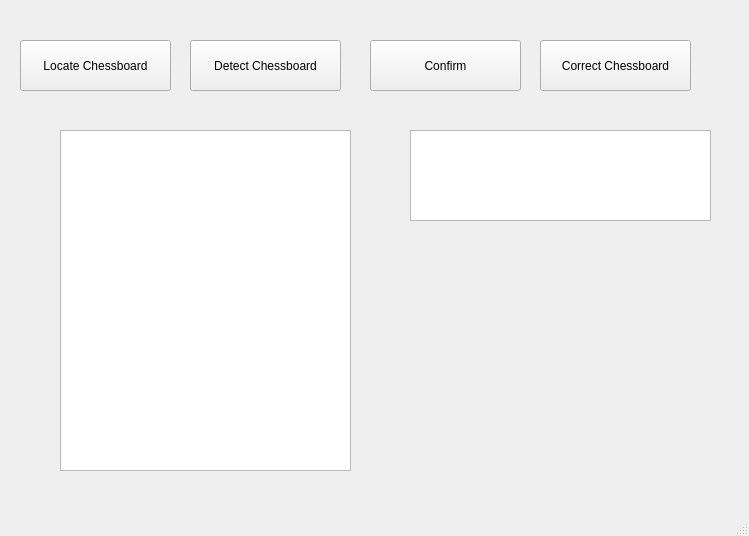
<?xml version="1.0" encoding="UTF-8"?>
<ui version="4.0">
 <class>MainWindow</class>
 <widget class="QMainWindow" name="MainWindow">
  <property name="geometry">
   <rect>
    <x>0</x>
    <y>0</y>
    <width>749</width>
    <height>536</height>
   </rect>
  </property>
  <property name="windowTitle">
   <string>MainWindow</string>
  </property>
  <widget class="QWidget" name="centralwidget">
   <widget class="QPushButton" name="pushButton">
    <property name="geometry">
     <rect>
      <x>20</x>
      <y>40</y>
      <width>151</width>
      <height>51</height>
     </rect>
    </property>
    <property name="text">
     <string>Locate Chessboard</string>
    </property>
   </widget>
   <widget class="QTextBrowser" name="textBrowser">
    <property name="geometry">
     <rect>
      <x>60</x>
      <y>130</y>
      <width>291</width>
      <height>341</height>
     </rect>
    </property>
   </widget>
   <widget class="QPlainTextEdit" name="plainTextEdit">
    <property name="geometry">
     <rect>
      <x>410</x>
      <y>130</y>
      <width>301</width>
      <height>91</height>
     </rect>
    </property>
    <property name="plainText">
     <string/>
    </property>
   </widget>
   <widget class="QPushButton" name="pushButton_2">
    <property name="geometry">
     <rect>
      <x>190</x>
      <y>40</y>
      <width>151</width>
      <height>51</height>
     </rect>
    </property>
    <property name="text">
     <string>Detect Chessboard</string>
    </property>
   </widget>
   <widget class="QPushButton" name="pushButton_3">
    <property name="geometry">
     <rect>
      <x>370</x>
      <y>40</y>
      <width>151</width>
      <height>51</height>
     </rect>
    </property>
    <property name="text">
     <string>Confirm</string>
    </property>
   </widget>
   <widget class="QPushButton" name="pushButton_4">
    <property name="geometry">
     <rect>
      <x>540</x>
      <y>40</y>
      <width>151</width>
      <height>51</height>
     </rect>
    </property>
    <property name="text">
     <string>Correct Chessboard</string>
    </property>
   </widget>
  </widget>
  <widget class="QMenuBar" name="menubar">
   <property name="geometry">
    <rect>
     <x>0</x>
     <y>0</y>
     <width>749</width>
     <height>20</height>
    </rect>
   </property>
  </widget>
  <widget class="QStatusBar" name="statusbar"/>
 </widget>
 <resources/>
 <connections/>
</ui>
